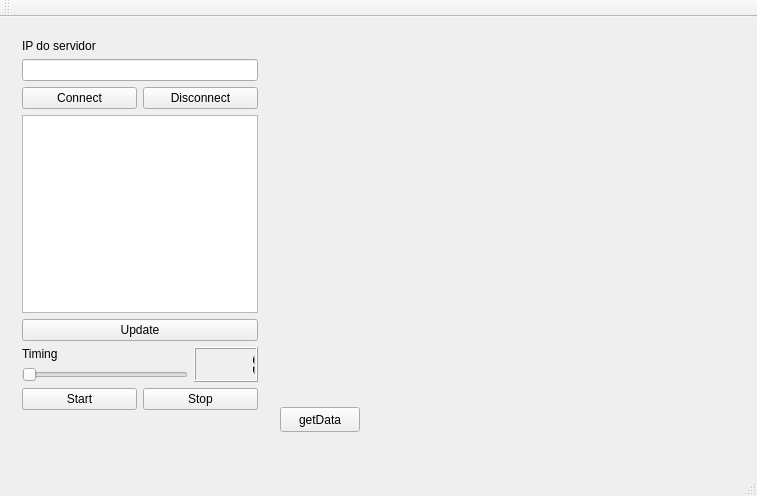
<?xml version="1.0" encoding="UTF-8"?>
<ui version="4.0">
 <class>MainWindow</class>
 <widget class="QMainWindow" name="MainWindow">
  <property name="geometry">
   <rect>
    <x>0</x>
    <y>0</y>
    <width>757</width>
    <height>496</height>
   </rect>
  </property>
  <property name="windowTitle">
   <string>MainWindow</string>
  </property>
  <widget class="QWidget" name="centralWidget">
   <widget class="QPushButton" name="pushButtonGet">
    <property name="geometry">
     <rect>
      <x>280</x>
      <y>390</y>
      <width>80</width>
      <height>25</height>
     </rect>
    </property>
    <property name="text">
     <string>getData</string>
    </property>
   </widget>
   <widget class="Plotter" name="widgetPlotter" native="true">
    <property name="geometry">
     <rect>
      <x>280</x>
      <y>10</y>
      <width>451</width>
      <height>371</height>
     </rect>
    </property>
   </widget>
   <widget class="QWidget" name="">
    <property name="geometry">
     <rect>
      <x>11</x>
      <y>11</y>
      <width>258</width>
      <height>393</height>
     </rect>
    </property>
    <layout class="QVBoxLayout" name="verticalLayout_2">
     <item>
      <widget class="QLabel" name="label">
       <property name="text">
        <string>IP do servidor</string>
       </property>
      </widget>
     </item>
     <item>
      <widget class="QLineEdit" name="lineEdit"/>
     </item>
     <item>
      <layout class="QHBoxLayout" name="horizontalLayout">
       <item>
        <widget class="QPushButton" name="buttonConnect">
         <property name="text">
          <string>Connect</string>
         </property>
        </widget>
       </item>
       <item>
        <widget class="QPushButton" name="buttonDisconnect">
         <property name="text">
          <string>Disconnect</string>
         </property>
        </widget>
       </item>
      </layout>
     </item>
     <item>
      <widget class="QListWidget" name="listWidget"/>
     </item>
     <item>
      <widget class="QPushButton" name="buttonUpdate">
       <property name="text">
        <string>Update</string>
       </property>
      </widget>
     </item>
     <item>
      <layout class="QHBoxLayout" name="horizontalLayout_3">
       <item>
        <layout class="QVBoxLayout" name="verticalLayout">
         <item>
          <widget class="QLabel" name="label_2">
           <property name="text">
            <string>Timing</string>
           </property>
          </widget>
         </item>
         <item>
          <widget class="QSlider" name="horizontalSlider">
           <property name="minimum">
            <number>1</number>
           </property>
           <property name="maximum">
            <number>5</number>
           </property>
           <property name="orientation">
            <enum>Qt::Horizontal</enum>
           </property>
          </widget>
         </item>
        </layout>
       </item>
       <item>
        <widget class="QLCDNumber" name="lcdNumber">
         <property name="intValue" stdset="0">
          <number>1</number>
         </property>
        </widget>
       </item>
      </layout>
     </item>
     <item>
      <layout class="QHBoxLayout" name="horizontalLayout_2">
       <item>
        <widget class="QPushButton" name="buttonStart">
         <property name="text">
          <string>Start</string>
         </property>
        </widget>
       </item>
       <item>
        <widget class="QPushButton" name="buttonStop">
         <property name="text">
          <string>Stop</string>
         </property>
        </widget>
       </item>
      </layout>
     </item>
    </layout>
   </widget>
  </widget>
  <widget class="QMenuBar" name="menuBar">
   <property name="geometry">
    <rect>
     <x>0</x>
     <y>0</y>
     <width>757</width>
     <height>22</height>
    </rect>
   </property>
  </widget>
  <widget class="QToolBar" name="mainToolBar">
   <attribute name="toolBarArea">
    <enum>TopToolBarArea</enum>
   </attribute>
   <attribute name="toolBarBreak">
    <bool>false</bool>
   </attribute>
  </widget>
  <widget class="QStatusBar" name="statusBar"/>
 </widget>
 <layoutdefault spacing="6" margin="11"/>
 <customwidgets>
  <customwidget>
   <class>Plotter</class>
   <extends>QWidget</extends>
   <header>plotter.h</header>
   <container>1</container>
  </customwidget>
 </customwidgets>
 <resources/>
 <connections>
  <connection>
   <sender>horizontalSlider</sender>
   <signal>valueChanged(int)</signal>
   <receiver>lcdNumber</receiver>
   <slot>display(int)</slot>
   <hints>
    <hint type="sourcelabel">
     <x>58</x>
     <y>399</y>
    </hint>
    <hint type="destinationlabel">
     <x>215</x>
     <y>389</y>
    </hint>
   </hints>
  </connection>
 </connections>
</ui>
